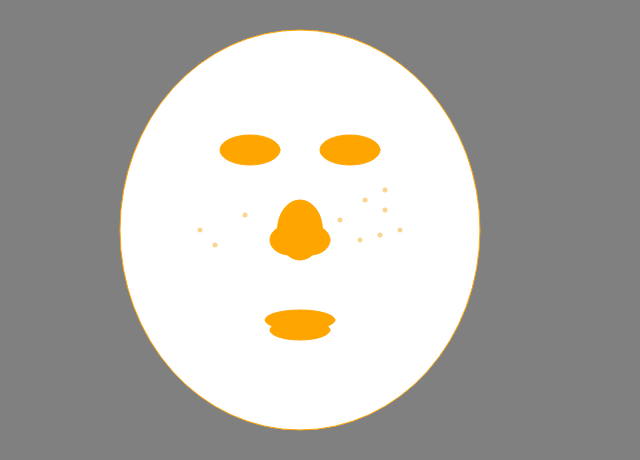
Frame 1 (no input)
Frame 60 (no input): identical to frame 1, image omitted
Frame 120 (the mouse pressed at the canvas centre since frame 60): identical to frame 1, image omitted

The p5.js sketch that drew this single still picture (run headless with seeded random() and noise() and a simulated clock; from frame 60 on, the mouse is pressed at the canvas centre):

// p5.js sketch
// ── sketch.js

function setup() {
createCanvas(640, 460);
}

function draw() {
background("grey");
stroke("orange");
fill("white");
ellipse(300,230,360,400);
fill("orange");
ellipse(310,240,40,30);

ellipse(290,240,40,30);
ellipse(300,230,45,60);
ellipse(250,150,60,30);
ellipse(350,150,60,30);
ellipse(300,330,60,20);
ellipse(300,320,70,20);
noStroke("orange");
fill(244, 185, 66, 150);
ellipse(360,240,5,5);
ellipse(340,220,5,5);
ellipse(380,235,5,5);

ellipse(365,200,5,5);
ellipse(385,210,5,5);
ellipse(385,190,5,5);
ellipse(400,230,5,5);

ellipse(200,230,5,5);
ellipse(215,245,5,5);
ellipse(245,215,5,5);

}

// ── style.css
body{

    font-family: 'Dosis', sans-serif;
    font-size: 18px;
}

h1{
    text-align: center;
    color: darkslategray;
}
p{
    text-align: center;
    color: darkslategray;
    background-color: cornsilk;
    padding: 7px;
}
a{
    color: antiquewhite;
}
